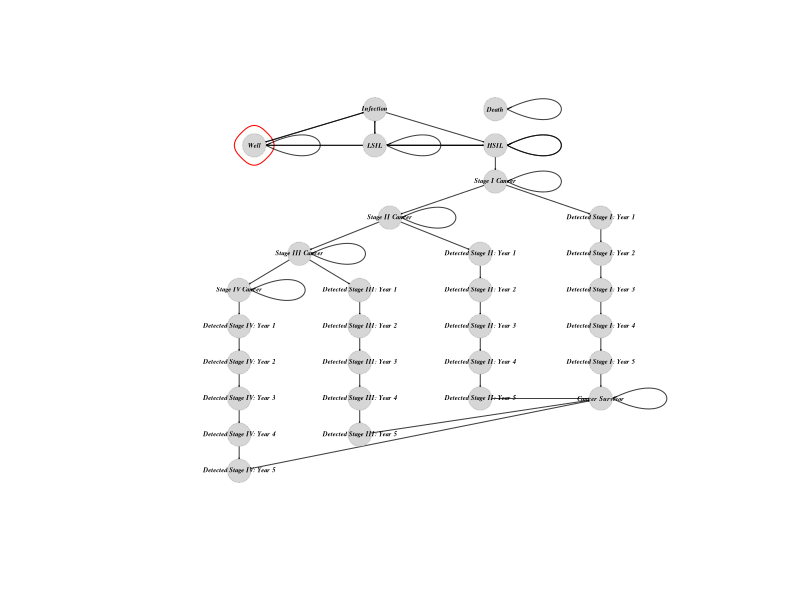

R code for this plot:
library(igraph)
library(tidyverse)
library(readxl)

Clinical_states <- read_excel("Clinical_states.xlsx", col_names = FALSE)

nodes <- Clinical_states
nodes

links <- c(from = nodes[, 1], to = nodes[, 2])
links

net <- graph_from_data_frame(d = links, directed = TRUE)

set.seed(1)
plot(net, layout = layout_as_tree, edge.arrow.size=.05, edge.arrow.width = 0.75,
     vertex.color = alpha("lightgrey", .95), vertex.label.color = "black", 
     vertex.frame.color = alpha("darkgrey", .35), vertex.label.font = 4, vertex.size = 13, 
     vertex.label.cex = 0.4, edge.curved = 0, edge.color = alpha("black", .75), 
     mark.groups = 1, mark.col = alpha("lightgreen", .025))
# title(main = "Human Papillomavirus: a Markov Model of its natural history")

# End file ----------------------------------------------------------------